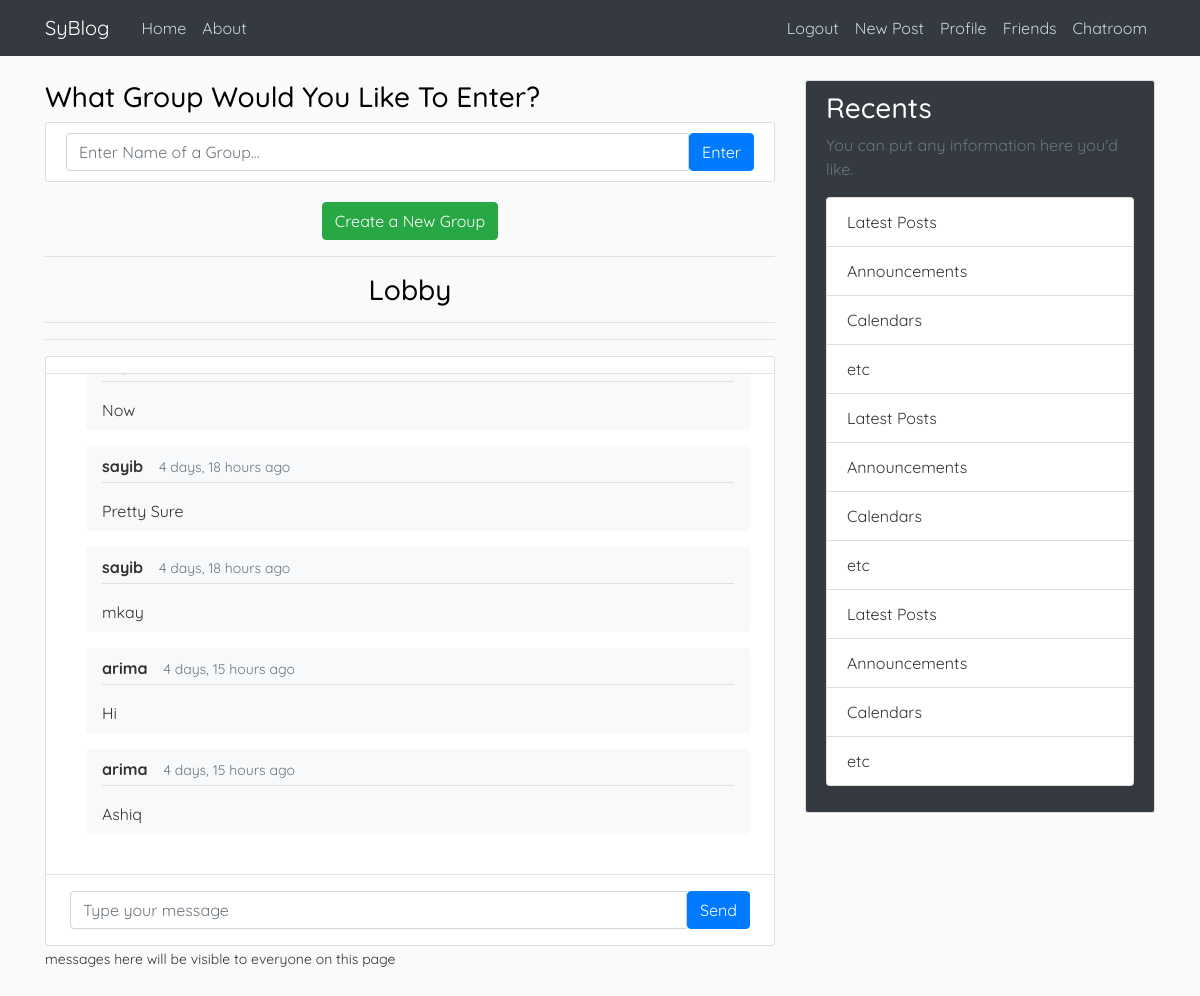
The app's page /chat/chat_home/ (signed in), older data.
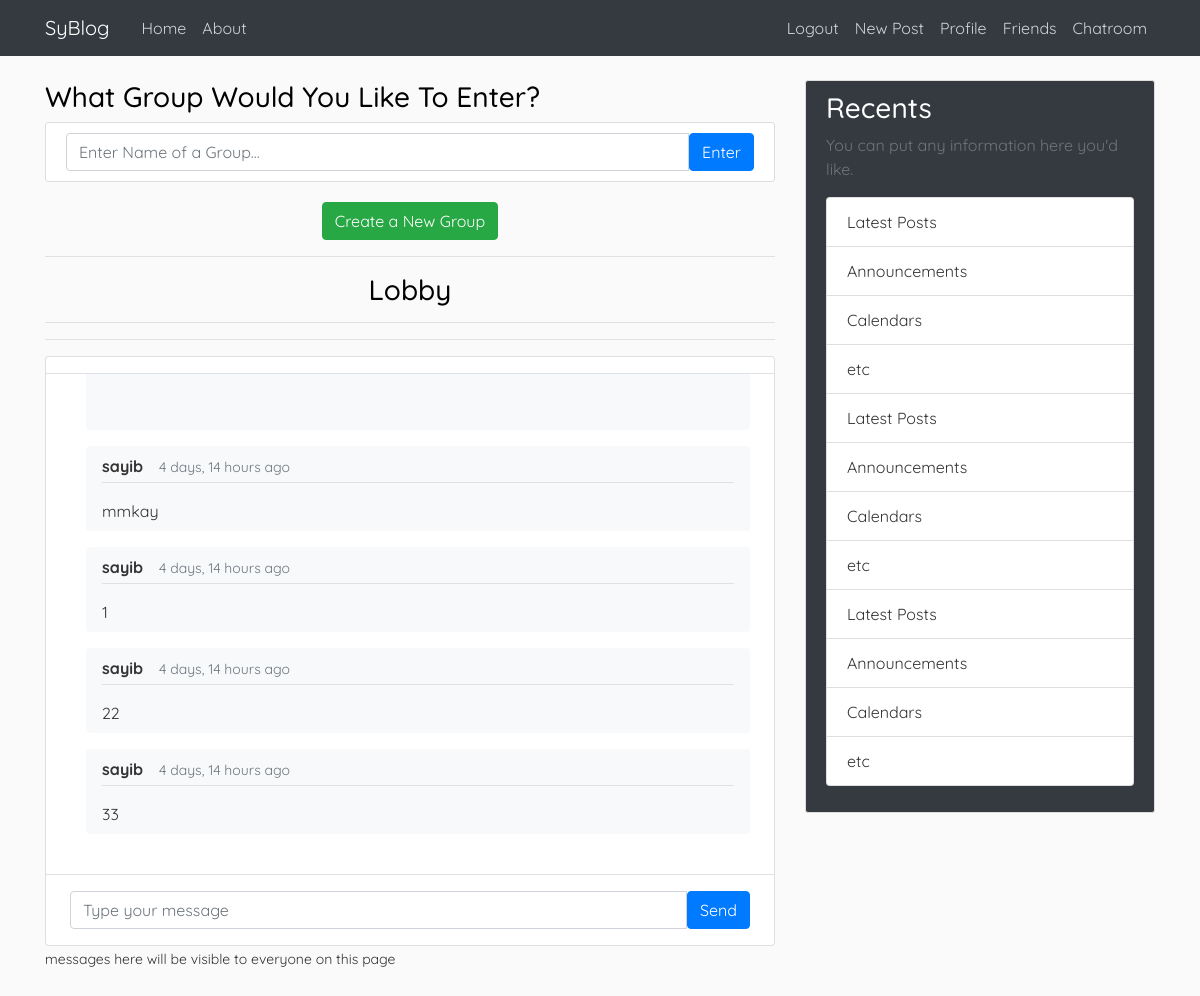
The same page, newer data.
### chat/models.py (models this page shows)
class Message(models.Model):
    content = models.CharField(max_length=1000)
    author = models.ForeignKey(User, default=1, on_delete=models.CASCADE)
    timestamp = models.DateTimeField(auto_now=True)
    group = models.ForeignKey('Group', on_delete=models.CASCADE)
    def get_date(self):
        return humanize.naturaltime(self.timestamp)

### chat/views.py (the view)
# urls.py: path('chat_home/', views.chat_home, name='chat-home'),
@login_required
def chat_home(request):
    if(request.method == 'POST'):
        group_name = request.POST.get("group_name")
        if(group_name):
            group = Group.objects.filter(name=group_name).first()
            if(not group):
                alerts.success(request, f'No Group Of Name {group_name} exists')
                return redirect('chat-home')
        else:
            group = Group.objects.filter(name='lobby').first()
        return redirect(group)
    else:
        group = Group.objects.filter(name='lobby').first()
        messages = []
        if(group):
            messages = Message.objects.filter(group=group)
        else:
            group = Group(name = 'lobby').save()
        return render(request, 'chat/chat_home.html', {'chats': messages})

### friend/context_processors.py (called while the page is built)
def requests_to_base(requests):
    receivers = dict(Counter([req.receiver for req in FriendRequest.objects.all()]))
    return {'receivers': receivers}

### chat/templates/chat/chat_home.html (shortened to what this page needs)
{% extends 'blog/base.html' %}
{% block content %}
    <main class="content">
        <div class="container p-0">
            <h3>What Group Would You Like To Enter?</h3>
            <article class="media content-section">
            <form style="width: 100%;" action="" method='post' enctype="multipart/form-data">
                <div class="input-group">
                    <input name='group_name' id='enter-group' type="text" class="form-control" placeholder="Enter Name of a Group...">
                    <button type="submit" id='enter-sumbit' class="btn btn-primary">Enter</button>
                </div>
            </form>
            </article>
            <div style="text-align:center;">
                <a href="{% url 'create-group' %}" class="btn btn-success">Create a New Group</a>
            </div>
        </div>
    </main>
        <main class="content">
    <div class="container p-0">
        <span style="text-align: center;">
            <hr>
            <h1 class="h3 mb-3">Lobby</h1>
            <hr><hr>
        </span>
		<div class="card">
			<div class="row g-0">
				<div class="col-12 col-lg-7 col-xl-9">
					<div class="py-2 px-4 border-bottom d-none d-lg-block">
					</div>
					<div class="position-relative">
						<div id="msg-tab" class="chat-messages p-4">
                            {% for chat in chats %}
                                <div class="flex-shrink-1 bg-light rounded py-2 px-3 ml-3 mb-3">
									<div class="font-weight-bold mb-1">{{chat.author}}<small class="text-muted ml-3">{{ chat.get_date }}</small></div><hr style="margin-top: 0">
                                    {% autoescape off %}<span>{{ chat.content|safe }}<span>{% endautoescape %}
								</div>
                            {% endfor %}
						</div>
					</div>
					<div class="flex-grow-0 py-3 px-4 border-top">
						<div class="input-group">
							<input id="chat-message-input" type="text" class="form-control" placeholder="Type your message">
							<button id="chat-message-submit" class="btn btn-primary">Send</button>
						</div>
					</div>
				</div>
			</div>
		</div>
	</div>
    <small class="mb-3">messages here will be visible to everyone on this page</small>
    </main>
{% endblock content %}

Row changes from the older to the newer data that the page shows:
no longer on this page (row unchanged): Message: content "Now"
no longer on this page (row unchanged): Message: author "sayib", get_date "4 days, 18 hours ago", content "Pretty Sure"
no longer on this page (row unchanged): Message: author "sayib", get_date "4 days, 18 hours ago", content "mkay"
no longer on this page (row unchanged): Message: author "arima", get_date "4 days, 15 hours ago", content "Hi"
no longer on this page (row unchanged): Message: author "arima", get_date "4 days, 15 hours ago", content "Ashiq"
added Message: author "sayib", get_date "4 days, 14 hours ago", content "mmkay"
added Message: author "sayib", get_date "4 days, 14 hours ago", content "1"
added Message: author "sayib", get_date "4 days, 14 hours ago", content "22"
added Message: author "sayib", get_date "4 days, 14 hours ago", content "33"
